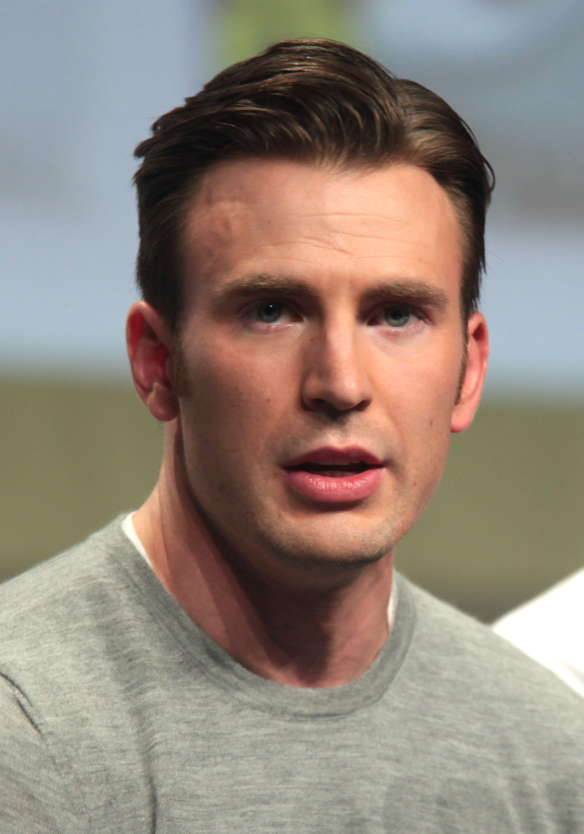
#> input picture c.jpg, 1750 x 2500 px (shown at 1/3 size)
$ python 1.py
#> lines starting #> are read from the running program, lines starting #| are printed output that depends on the picture; after the words box and inside, x2 and y2 are one past the last pixel; in counts of white or black regions, pixels touching at a corner belong together
import cv2

# โหลด Haar Cascade สำหรับตรวจจับใบหน้า
face_cascade = cv2.CascadeClassifier(cv2.data.haarcascades + 'haarcascade_frontalface_default.xml')

# โหลดภาพและย่อขนาด
image = cv2.imread('c.jpg')
#> image is the input picture: shape (2500, 1750, 3); mean B, G, R 122.6, 133.7, 146.4
im = cv2.resize(image, (600, 600))
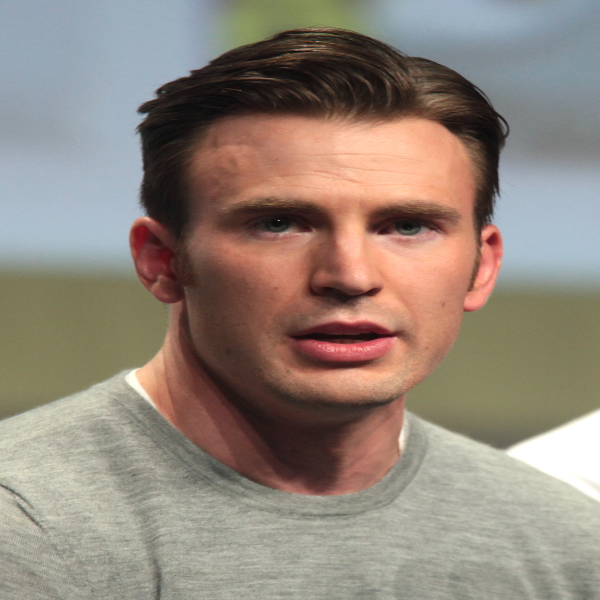
#> im: shape (600, 600, 3); mean B, G, R 122.5, 133.6, 146.3

# แปลงภาพเป็น grayscale (จำเป็นสำหรับ Haar Cascade)
gray = cv2.cvtColor(im, cv2.COLOR_BGR2GRAY)
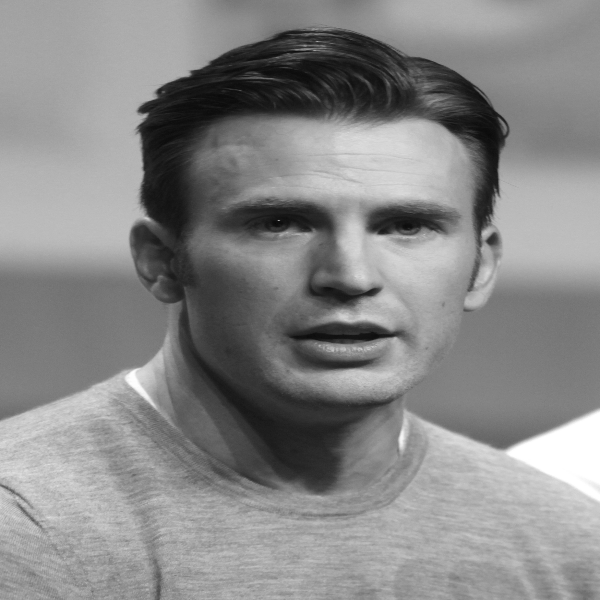
#> gray: shape (600, 600); min 8, max 255, mean 136.1

# ตรวจจับใบหน้า
faces = face_cascade.detectMultiScale(gray, scaleFactor=1.1, minNeighbors=5)
#> faces = [[190, 101, 317, 317]]

# วาดสี่เหลี่ยมรอบใบหน้าที่ตรวจพบ
for (x, y, w, h) in faces:
    cv2.rectangle(im, (x, y), (x + w, y + h), (0, 255, 0), 2)
#> this loop made 1 pass
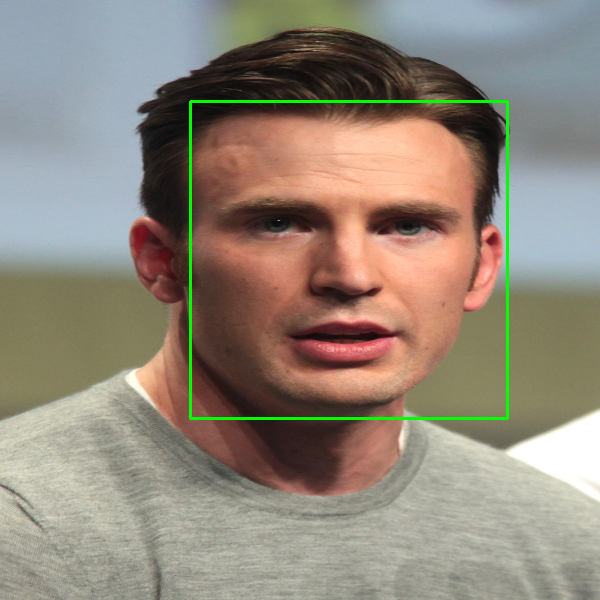
#> im: shape (600, 600, 3); 1.06% of pixels changed, all inside (x1, y1, x2, y2) = (189, 100, 509, 420)

# แสดงภาพ
cv2.imshow('Face Detection', im)
cv2.waitKey(0)
cv2.destroyAllWindows()
